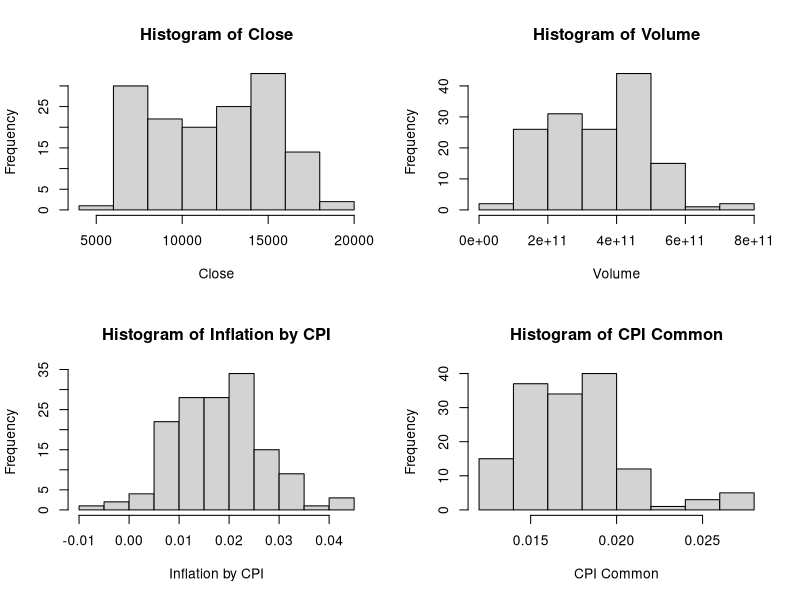
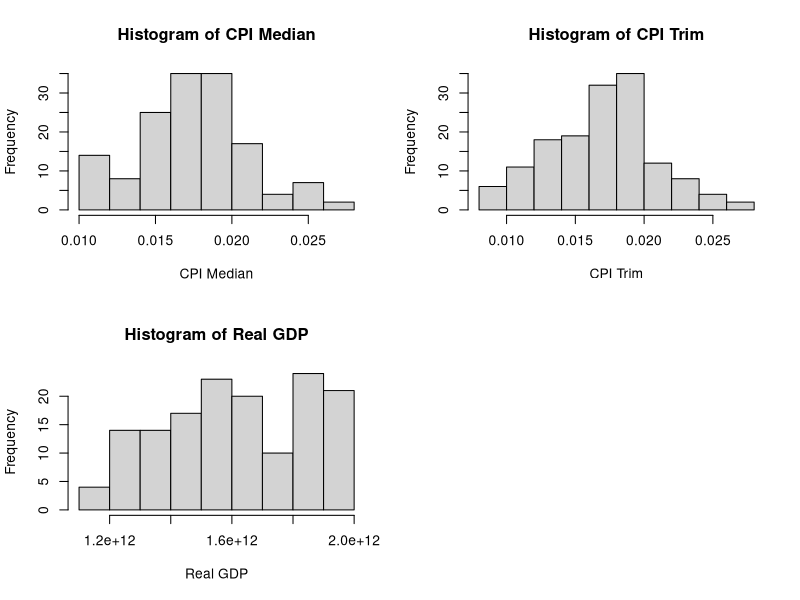
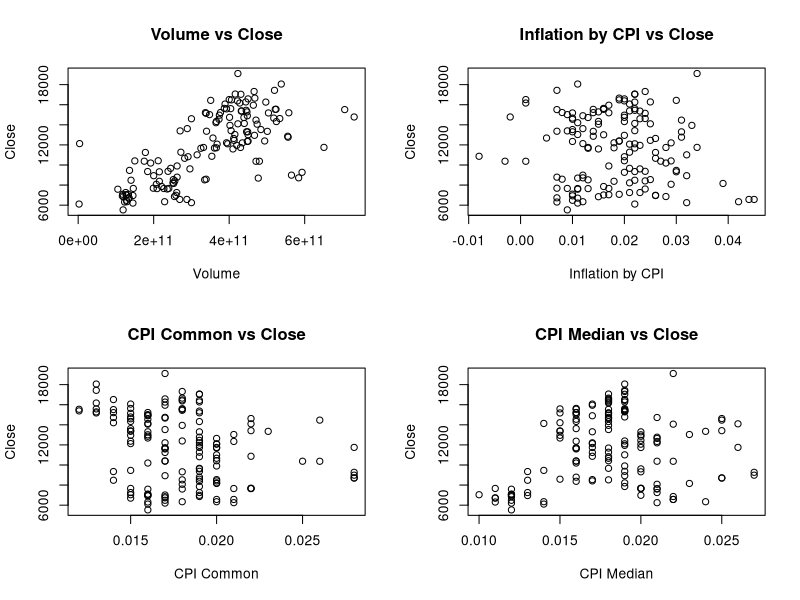
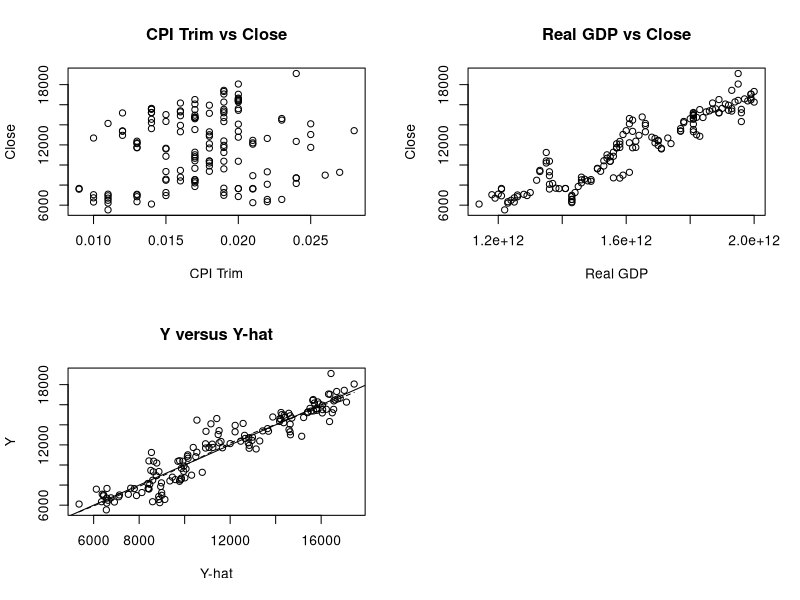
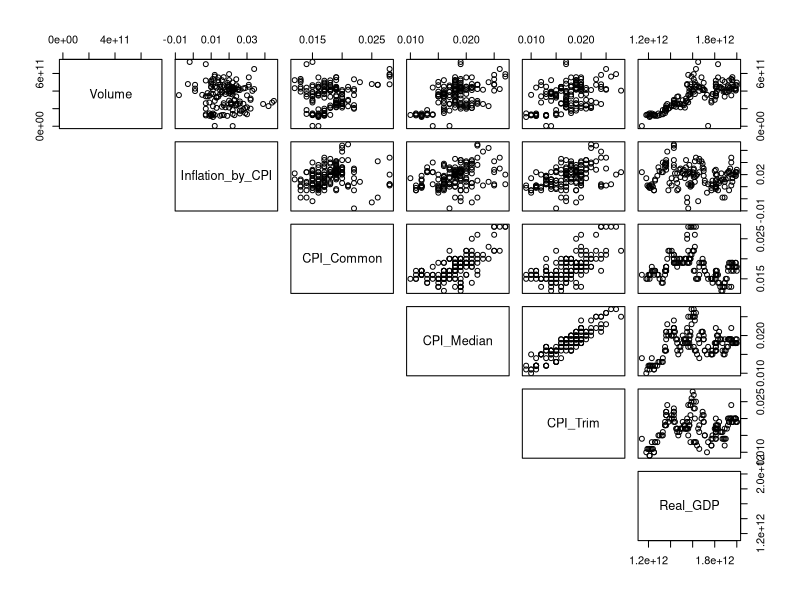
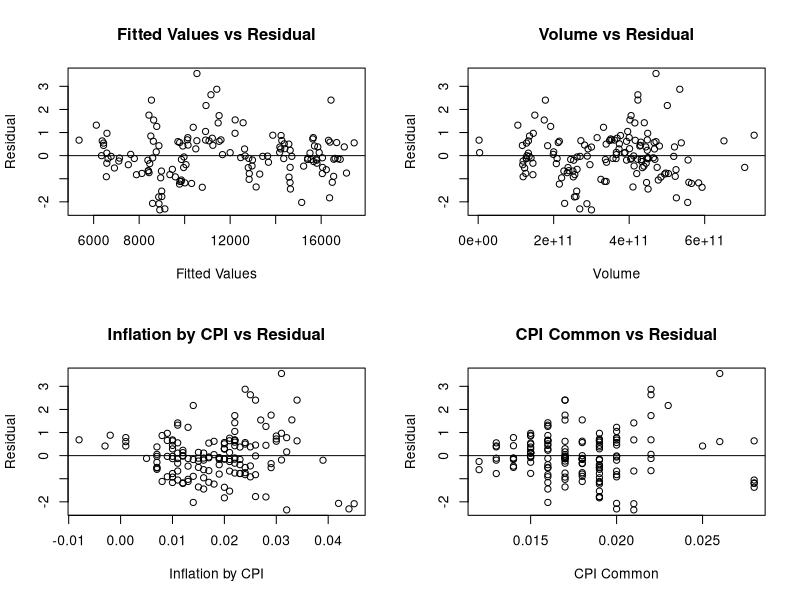
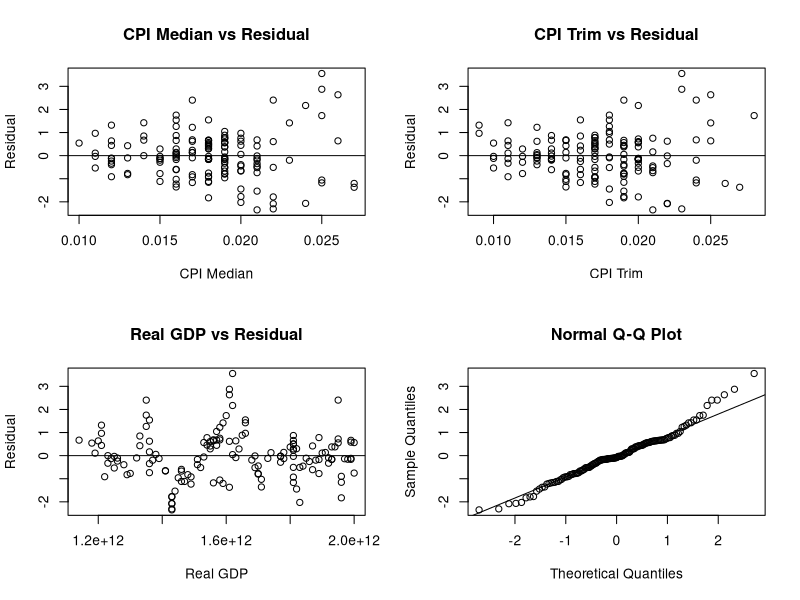

The R script that drew these images, in order: (Note: this script raises an error after producing the figures.)
## ---- chunk 1
# Import Data
df <- read.csv("Combined Dataset with GDP.csv")
# Check if values are imported correctly
str(df)
## ---- chunk 2
# par(mfrow=c(1,2))
# hist(df$Inflation_Upper_Band)
# hist(df$Inflation_Lower_Band)
## ---- chunk 3
# Remove Inflation_Upper_ and Lower_Band
df <- df[, !(names(df) %in% c("Inflation_Upper_Band", "Inflation_Lower_Band"))]
# Percentage values are not in decimal form, we will transform them
df$Inflation_by_CPI <- df$Inflation_by_CPI / 100
df$CPI_Common <- df$CPI_Common / 100
df$CPI_Median <- df$CPI_Median / 100
df$CPI_Trim <- df$CPI_Trim / 100

# Make dataset complete case
df <- df[complete.cases(df), ]
## ---- chunk 4
# Create a 50/50 split
set.seed(1)

# Opted for a higher number of samples to include in the training dataset
train_df <- df[sample(1:nrow(df), ceiling(nrow(df)/2), replace=FALSE), ]
test_df <- df[which(!(df$Date %in% train_df$Date)), ]

# Delete the Date columnn because we don't need it anymore
train_df <- train_df[, !(names(train_df) %in% c("Date"))]
test_df <- test_df[, !(names(test_df) %in% c("Date"))]

# Confirm the dimensions of the datasets
dim(train_df)
dim(test_df)
## ---- chunk 5
meanTrain <- apply(train_df, 2, mean)
sdTrain <- apply(train_df, 2, sd)
sdTrain

meanTest <- apply(test_df, 2, mean)
sdTest <- apply(test_df, 2, sd)
## ---- chunk 6
# Plot Histograms
par(mfrow=c(2,2))
for (i in 1:length(train_df)) {
  hist(
    train_df[,i],
    main=paste("Histogram of", gsub("_", " ", names(train_df)[i])),
    xlab=gsub("_", " ", names(train_df)[i])
    )
}
## ---- chunk 7
# Plot scatterplots against Close
par(mfrow=c(2,2))
for (i in 2:(length(train_df))) {
  plot(
    train_df[,i],
    train_df$Close,
    main=paste(gsub("_", " ", names(train_df)[i]), "vs", "Close"),
    xlab=gsub("_", " ", names(train_df)[i]),
    ylab="Close"
    )
}
## ---- chunk 8
s1 <- lm(train_df$Close ~ ., data=train_df)
summary(s1)
## ---- chunk 9
# Condition 1
plot(train_df$Close ~ fitted(s1), main="Y versus Y-hat", xlab="Y-hat", ylab="Y")
abline(a=0, b=1)
lines(lowess(train_df$Close ~ fitted(s1)), lty=2)

# Condition 2
pairs(train_df[, c(2:length(train_df))], lower.panel=NULL)
## ---- chunk 10
# Get the residuals from spec 1
r1 <- rstandard(s1)

# Plot the residual plots
par(mfrow=c(2,2))
# Residual plot for the fitted values
plot(r1 ~ fitted(s1), xlab="Fitted Values", ylab="Residual", main="Fitted Values vs Residual")
abline(a = 0, b = 0)
# Residual plots for the predictors
for (i in 2:(length(train_df))) {
  plot(r1 ~ train_df[, i], xlab=gsub("_", " ", colnames(train_df)[i]), ylab="Residual", main=paste(gsub("_", " ", colnames(train_df)[i]), "vs Residual"))
  abline(a = 0, b = 0)
}

# Plot the qq plots
qqnorm(r1)
qqline(r1)
## ---- chunk 11
# Box-Cox Transformation
library(car)

p <- powerTransform(cbind(
  train_df[, 1],
  train_df[, 2],
  train_df[, 3],
  train_df[, 4],
  train_df[, 5],
  train_df[, 6],
  train_df[, 7]
) ~ 1, family="bcnPower")
summary(p)
## ---- chunk 12
# Apply transformations
transformed_train_df <- cbind(train_df)  # get a copy of the training set
transformed_train_df[, 1] <- transformed_train_df[, 1] * 1
transformed_train_df[, 2] <- log(transformed_train_df[, 2])
transformed_train_df[, 3] <- transformed_train_df[, 3] * 1
transformed_train_df[, 4] <- log(transformed_train_df[, 4])
transformed_train_df[, 5] <- transformed_train_df[, 5] * 1
transformed_train_df[, 6] <- transformed_train_df[, 6] * 1
transformed_train_df[, 7] <- transformed_train_df[, 7] * 1
## ---- chunk 13
s2 <- lm(transformed_train_df$Close ~ ., data=transformed_train_df)
summary(s2)
## ---- chunk 14
# Condition 1
plot(transformed_train_df$Close ~ fitted(s2), main="Y versus Y-hat", xlab="Y-hat", ylab="Y")
abline(a=0, b=1)
lines(lowess(transformed_train_df$Close ~ fitted(s2)), lty=2)

# Condition 2
pairs(transformed_train_df[, c(2:length(transformed_train_df))], lower.panel=NULL)
## ---- chunk 15
# Get the residuals from spec 1
r2 <- rstandard(s2)

# Plot the residual plots
par(mfrow=c(2,2))
# Residual plot for the fitted values
plot(r2 ~ fitted(s2), xlab="Fitted Values", ylab="Residual")
abline(a = 0, b = 0)
# Residual plots for the predictors
for (i in 2:(length(transformed_train_df))) {
  plot(r2 ~ transformed_train_df[, i], xlab=gsub("_", " ", colnames(transformed_train_df)[i]), ylab="Residual")
  abline(a = 0, b = 0)
}

# Plot the qq plots
qqnorm(r2)
qqline(r2)
## ---- chunk 16
# Construct the reduced model
reduced_mod <- lm(train_df$Close ~ Volume + CPI_Common + CPI_Median + CPI_Trim + Real_GDP, data=train_df)
summary(reduced_mod)
## ---- chunk 17
# Condition 1
plot(train_df$Close ~ fitted(reduced_mod), main="Y versus Y-hat", xlab="Y-hat", ylab="Y")
abline(a=0, b=1)
lines(lowess(train_df$Close ~ fitted(reduced_mod)), lty=2)

# Condition 2
pairs(train_df[, c(2, 4:7)], lower.panel=NULL)
## ---- chunk 18
# Get the residuals from spec 1
reduced_r <- rstandard(reduced_mod)

# Plot the residual plots
par(mfrow=c(2,2))
# Residual plot for the fitted values
plot(reduced_r ~ fitted(reduced_mod), xlab="Fitted Values", ylab="Residual")
abline(a = 0, b = 0)
# Residual plots for the predictors
for (i in 2:(length(train_df))) {
  plot(r2 ~ train_df[, i], xlab=gsub("_", " ", colnames(train_df)[i]), ylab="Residual")
  abline(a = 0, b = 0)
}

# Plot the qq plots
qqnorm(reduced_r)
qqline(reduced_r)
## ---- chunk 19
anova(reduced_mod, s1)
## ---- chunk 20
vif(reduced_mod)
## ---- chunk 21
VIF_mod <- lm(train_df$Close ~ Volume + CPI_Common + Real_GDP, data=train_df)
summary(VIF_mod)
vif(VIF_mod)
## ---- chunk 22
# Condition 1
plot(train_df$Close ~ fitted(VIF_mod), main="Y versus Y-hat", xlab="Y-hat", ylab="Y")
abline(a=0, b=1)
lines(lowess(train_df$Close ~ fitted(VIF_mod)), lty=2)

# Condition 2
pairs(train_df[, c(2, 4, 7)], lower.panel=NULL)

# Get the residuals
VIF_r <- rstandard(VIF_mod)

# Plot the residual plots
par(mfrow=c(2,2))
# Residual plot for the fitted values
plot(VIF_r ~ fitted(VIF_mod), xlab="Fitted Values", ylab="Residual")
abline(a = 0, b = 0)
# Residual plots for the predictors
for (i in c(2, 4, 7)) {
  plot(VIF_r ~ train_df[, i], xlab=gsub("_", " ", colnames(train_df)[i]), ylab="Residual")
  abline(a = 0, b = 0)
}

# Plot the qq plots
qqnorm(VIF_r)
qqline(VIF_r)
## ---- chunk 23
library(leaps)

best <- regsubsets(Close ~ ., data=train_df, nbest=1)
summary(best)
subsets(best, statistic = "adjr2")
## ---- chunk 24
library(MASS)

# Forward selection
stepAIC(
  lm(Close ~ 1, data=train_df),
  scope = list(upper=lm(Close ~ ., data=train_df)),
  direction = "forward",
  k = 2  # We wish to work with AIC
        )
## ---- chunk 25
# Backward selection based on AIC
stepAIC(
  lm(Close ~ ., data=train_df),
  scope = list(lower=lm(Close ~ 1, data=train_df)),
  direction = "backward",
  k = 2  # We wish to work with AIC
        )
## ---- chunk 26
#VIF_mod_1 <- lm(Close ~ Volume + CPI_Median + CPI_Common + Real_GDP, data=train_df)
#VIF_mod_2 <- lm(Close ~ Volume + CPI_Trim + CPI_Common + Real_GDP, data=train_df)

#summary(VIF_mod_1)
#summary(VIF_mod_2)
## ---- chunk 27
# Forward Selection
stepAIC(
  lm(Close ~ 1, data=train_df),
  scope = list(upper=lm(Close ~ ., data=train_df)),
  direction = "forward",
  k = log(nrow(train_df))  # We wish to work with BIC
        )
## ---- chunk 28
# Backward selection based on BIC
stepAIC(
  lm(Close ~ ., data=train_df),
  scope = list(lower=lm(Close ~ 1, data=train_df)),
  direction = "backward",
  k = log(nrow(train_df))  # We wish to work with BIC
        )
## ---- chunk 29
# Step wise AIC
stepAIC(lm(Close ~., data=train_df), direction = "both", k = 2)
## ---- chunk 30
# Step wise BIC
stepAIC(lm(Close ~., data=train_df), direction = "both", k = log(nrow(train_df)))
